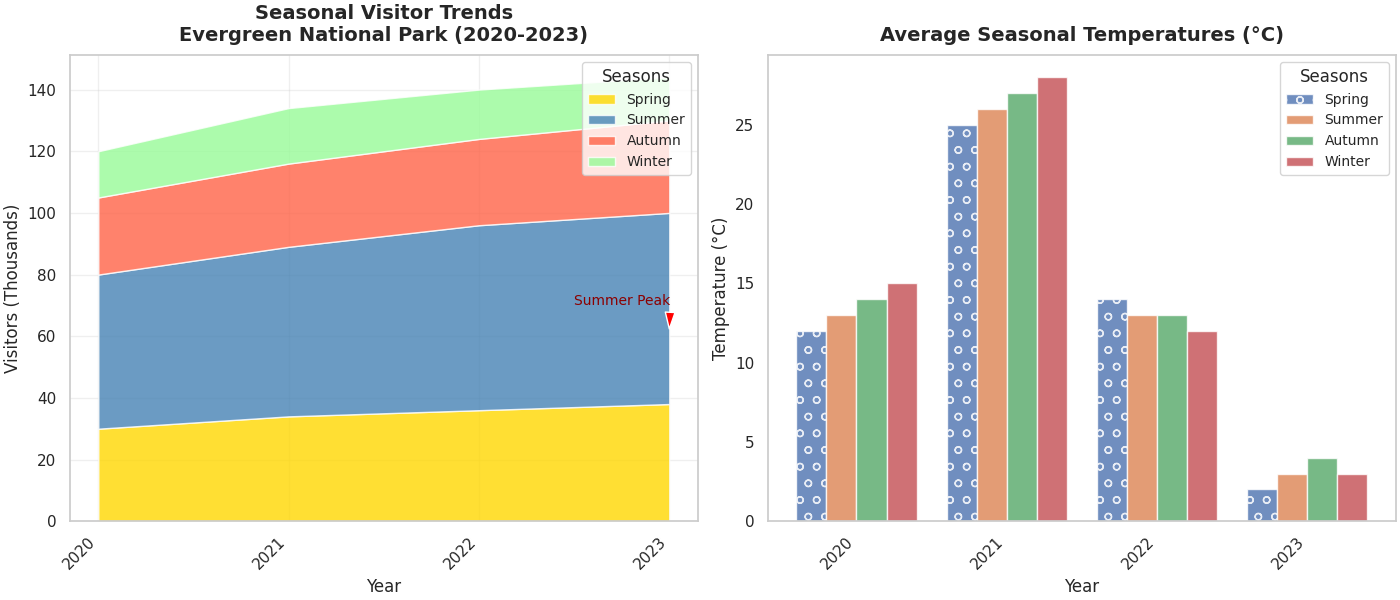

The Python source for this figure:
import matplotlib.pyplot as plt
import numpy as np

# Define years and seasons
years = np.arange(2020, 2024)
seasons = ['Spring', 'Summer', 'Autumn', 'Winter']

# Create visitor data (in thousands)
visitors_spring = np.array([30, 34, 36, 38])
visitors_summer = np.array([50, 55, 60, 62])
visitors_autumn = np.array([25, 27, 28, 30])
visitors_winter = np.array([15, 18, 16, 14])

# Create average temperature data (in °C)
temps_spring = np.array([12, 13, 14, 15])
temps_summer = np.array([25, 26, 27, 28])
temps_autumn = np.array([14, 13, 13, 12])
temps_winter = np.array([2, 3, 4, 3])

# Plotting setup
fig, axs = plt.subplots(1, 2, figsize=(14, 6), constrained_layout=True)

# Plot 1: Area chart for visitor trends
axs[0].stackplot(years, visitors_spring, visitors_summer, visitors_autumn, visitors_winter,
                 labels=seasons, colors=['#FFD700', '#4682B4', '#FF6347', '#98FB98'], alpha=0.8)
axs[0].set_title('Seasonal Visitor Trends\nEvergreen National Park (2020-2023)', fontsize=14, fontweight='bold', pad=10)
axs[0].set_xlabel('Year', fontsize=12)
axs[0].set_ylabel('Visitors (Thousands)', fontsize=12)
axs[0].set_xticks(years)
axs[0].set_xticklabels(years, rotation=45, ha='right')
axs[0].grid(True, linestyle='-', alpha=0.3)
axs[0].legend(loc='best', title='Seasons', fontsize=10)
axs[0].annotate('Summer Peak', xy=(2023, 62), xytext=(2022.5, 70),
                arrowprops=dict(facecolor='red', shrink=0.05, width=1.5, headwidth=7),
                fontsize=10, color='darkred')

# Plot 2: Bar chart for average temperatures
bar_width = 0.2
x_indices = np.arange(len(years))

markers = ['o', 's', '^', 'd']
for i, season in enumerate(seasons):
    axs[1].bar(x_indices + i * bar_width, 
               [temps_spring[i], temps_summer[i], temps_autumn[i], temps_winter[i]], 
               bar_width, label=season, alpha=0.8, hatch=markers[i])

axs[1].set_title('Average Seasonal Temperatures (°C)', fontsize=14, fontweight='bold', pad=10)
axs[1].set_xlabel('Year', fontsize=12)
axs[1].set_ylabel('Temperature (°C)', fontsize=12)
axs[1].set_xticks(x_indices + bar_width * 1.5)
axs[1].set_xticklabels(years, rotation=45, ha='right')
axs[1].legend(loc='upper right', title='Seasons', fontsize=10)
axs[1].grid(False)

plt.show()
